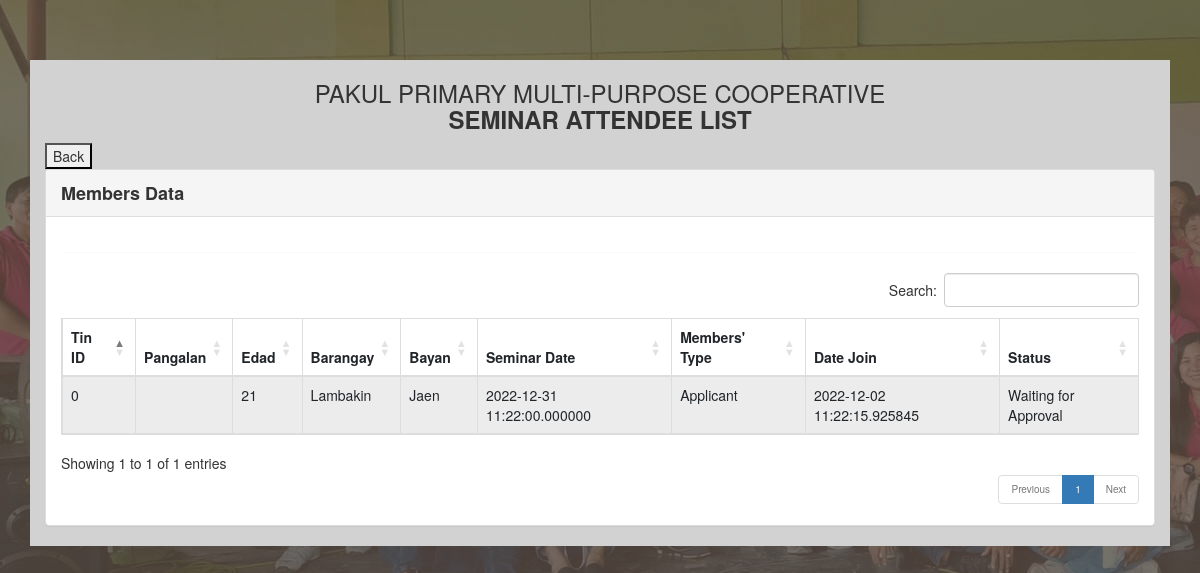
The app's page /userpage/list.php with its own data.
### tables this page shows
CREATE TABLE `seminar` (
  `id` int(12) NOT NULL,
  `picture` blob NOT NULL,
  `tin` varchar(100) NOT NULL,
  `pangalan` varchar(100) NOT NULL,
  `edad` varchar(100) NOT NULL,
  `barangay` varchar(100) NOT NULL,
  `bayan` varchar(100) NOT NULL,
  `attended` varchar(255) NOT NULL,
  `interview` varchar(255) NOT NULL,
  `requirements` varchar(255) NOT NULL,
  `INCreq` varchar(255) NOT NULL,
  `pay` varchar(255) NOT NULL,
  `howmuch` varchar(255) NOT NULL,
  `howmuch2` varchar(100) NOT NULL,
  `howmuch3` varchar(100) NOT NULL,
  `date_join` datetime(6) NOT NULL,
  `type` varchar(255) NOT NULL,
  `status` varchar(100) NOT NULL,
  `seminardate` datetime(6) NOT NULL,
  `clearance` blob NOT NULL,
  `marriage` blob NOT NULL,
  `contact` varchar(100) NOT NULL,
  `firstname` varchar(100) NOT NULL,
  `middlename` varchar(100) NOT NULL,
  `lastname` varchar(100) NOT NULL,
  `reasondisapproval` varchar(100) NOT NULL
);

### userpage/list.php (the view, shortened to what this page needs)
<!DOCTYPE html>
<html lang="en">
<head>
    <link rel="stylesheet" href="https://cdnjs.cloudflare.com/ajax/libs/twitter-bootstrap/5.2.0/css/bootstrap.min.css">
    <link rel="stylesheet" href="https://cdn.datatables.net/1.12.1/css/dataTables.bootstrap5.min.css">
    <link rel="stylesheet" href="https://maxcdn.bootstrapcdn.com/bootstrap/3.3.6/css/bootstrap.min.css" />
    <link rel="stylesheet" href="https://cdn.datatables.net/1.10.12/css/dataTables.bootstrap.min.css" />
</head>
<body>
    <br>
    <br>
    <br>
		<div class="container">
			<h3 align="center">PAKUL PRIMARY MULTI-PURPOSE COOPERATIVE<br><b>SEMINAR ATTENDEE LIST</b> </h3>
            <button onclick="history.back()">Back</button>
        <br>
			<div class="panel panel-default">
				<div class="panel-heading"><b>Members Data</b></div>
				<div class="panel-body">
					<div class="table-responsive">
                    <div class="form-group">
    <hr>
    <?php
    include 'database_connection.php';
    $stmt=$conn->prepare("SELECT * FROM seminar");
    $stmt->execute();
    $result=$stmt->get_result();
    ?>
   </div>
						<table class="table table-bordered table-striped" id="example" >
							<thead>
								<tr>
									<th>Tin ID</th>
									<th>Pangalan</th>
									<th>Edad</th>
									<th>Barangay</th>
                                    <th>Bayan</th>
									<th>Seminar Date</th>
									<th>Members' Type</th>
									<th>Date Join</th>
									<th>Status</th>
								</tr>
        </thead>
        <tbody>             <?php
                                while ($row=$result->fetch_assoc()) {
                                ?>
                                <tr>
                                    <td> <?=$row['tin']; ?></td>
                                    <td> <?=$row['pangalan']; ?></td>
                                    <td> <?=$row['edad']; ?></td>
                                    <td> <?=$row['barangay']; ?></td>
                                    <td> <?=$row['bayan']; ?></td>
                                    <td> <?=$row['seminardate']; ?></td>
                                    <td> <?=$row['type']; ?></td>
                                    <td> <?=$row['date_join']; ?></td>
                                    <td> <?=$row['status']; ?></td>
                                </tr>
                                <?php } ?>
                            </tbody>
						</table>
					</div>
				</div>
			</div>
		</div>
</body>
</html>

### userpage/list.php (style rules this page uses)
body { background: linear-gradient(to bottom, rgba(92, 77, 66, 0.8) 0%, rgba(92, 77, 66, 0.8) 100%), url("../memberslist/img/bg.jpg"); }
.container { background-color:#D2D2D2; }
.panel-heading { font-size:18px; }

### records on screen
seminar: tin "0", edad "21", barangay "Lambakin", bayan "Jaen", seminardate "2022-12-31 11:22:00.000000", type "Applicant", date_join "2022-12-02 11:22:15.925845", status "Waiting for Approval"
